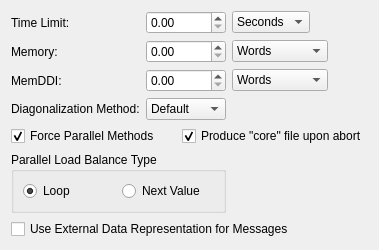
         <widget class="QWidget" name="systemWidget">
          <layout class="QGridLayout">
           <item row="0" column="2">
            <layout class="QHBoxLayout">
             <item>
              <widget class="QComboBox" name="systemTimeCombo">
               <item>
                <property name="text">
                 <string>Seconds</string>
                </property>
               </item>
               <item>
                <property name="text">
                 <string>Minutes</string>
                </property>
               </item>
               <item>
                <property name="text">
                 <string>Hours</string>
                </property>
               </item>
               <item>
                <property name="text">
                 <string>Days</string>
                </property>
               </item>
               <item>
                <property name="text">
                 <string>Weeks</string>
                </property>
               </item>
               <item>
                <property name="text">
                 <string>Years</string>
                </property>
               </item>
               <item>
                <property name="text">
                 <string>Millenia</string>
                </property>
               </item>
              </widget>
             </item>
             <item>
              <spacer>
               <property name="orientation">
                <enum>Qt::Horizontal</enum>
               </property>
               <property name="sizeType">
                <enum>QSizePolicy::MinimumExpanding</enum>
               </property>
               <property name="sizeHint" stdset="0">
                <size>
                 <width>40</width>
                 <height>20</height>
                </size>
               </property>
              </spacer>
             </item>
            </layout>
           </item>
           <item row="1" column="2">
            <layout class="QHBoxLayout">
             <item>
              <widget class="QComboBox" name="systemMemoryCombo">
               <item>
                <property name="text">
                 <string>Words</string>
                </property>
               </item>
               <item>
                <property name="text">
                 <string>Bytes</string>
                </property>
               </item>
               <item>
                <property name="text">
                 <string>MegaWords</string>
                </property>
               </item>
               <item>
                <property name="text">
                 <string>MegaBytes</string>
                </property>
               </item>
              </widget>
             </item>
             <item>
              <spacer>
               <property name="orientation">
                <enum>Qt::Horizontal</enum>
               </property>
               <property name="sizeType">
                <enum>QSizePolicy::MinimumExpanding</enum>
               </property>
               <property name="sizeHint" stdset="0">
                <size>
                 <width>40</width>
                 <height>20</height>
                </size>
               </property>
              </spacer>
             </item>
            </layout>
           </item>
           <item row="2" column="2">
            <layout class="QHBoxLayout">
             <item>
              <widget class="QComboBox" name="systemDDICombo">
               <item>
                <property name="text">
                 <string>Words</string>
                </property>
               </item>
               <item>
                <property name="text">
                 <string>Bytes</string>
                </property>
               </item>
               <item>
                <property name="text">
                 <string>MegaWords</string>
                </property>
               </item>
               <item>
                <property name="text">
                 <string>MegaBytes</string>
                </property>
               </item>
              </widget>
             </item>
             <item>
              <spacer>
               <property name="orientation">
                <enum>Qt::Horizontal</enum>
               </property>
               <property name="sizeType">
                <enum>QSizePolicy::MinimumExpanding</enum>
               </property>
               <property name="sizeHint" stdset="0">
                <size>
                 <width>40</width>
                 <height>20</height>
                </size>
               </property>
              </spacer>
             </item>
            </layout>
           </item>
           <item row="4" column="0" colspan="3">
            <layout class="QHBoxLayout">
             <item>
              <widget class="QCheckBox" name="systemForceCheck">
               <property name="text">
                <string>Force Parallel Methods</string>
               </property>
               <property name="checked">
                <bool>true</bool>
               </property>
              </widget>
             </item>
             <item>
              <spacer>
               <property name="orientation">
                <enum>Qt::Horizontal</enum>
               </property>
               <property name="sizeHint" stdset="0">
                <size>
                 <width>16</width>
                 <height>20</height>
                </size>
               </property>
              </spacer>
             </item>
             <item>
              <widget class="QCheckBox" name="systemCoreCheck">
               <property name="text">
                <string>Produce &quot;core&quot; file upon abort</string>
               </property>
               <property name="checked">
                <bool>true</bool>
               </property>
              </widget>
             </item>
            </layout>
           </item>
           <item row="3" column="1">
            <widget class="QComboBox" name="systemDiagonalizationCombo">
             <item>
              <property name="text">
               <string>Default</string>
              </property>
             </item>
             <item>
              <property name="text">
               <string>EVVRSP</string>
              </property>
             </item>
             <item>
              <property name="text">
               <string>GIVEIS</string>
              </property>
             </item>
             <item>
              <property name="text">
               <string>JACOBI</string>
              </property>
             </item>
            </widget>
           </item>
           <item row="0" column="0">
            <widget class="QLabel" name="label_36">
             <property name="text">
              <string>Time Limit:</string>
             </property>
            </widget>
           </item>
           <item row="2" column="0">
            <widget class="QLabel" name="label_38">
             <property name="text">
              <string>MemDDI:</string>
             </property>
            </widget>
           </item>
           <item row="1" column="0">
            <widget class="QLabel" name="label_37">
             <property name="text">
              <string>Memory:</string>
             </property>
            </widget>
           </item>
           <item row="3" column="0">
            <widget class="QLabel" name="label_39">
             <property name="text">
              <string>Diagonalization Method:</string>
             </property>
            </widget>
           </item>
           <item row="5" column="0" colspan="2">
            <widget class="QGroupBox" name="systemParallelGroup">
             <property name="title">
              <string>Parallel Load Balance Type</string>
             </property>
             <layout class="QHBoxLayout">
              <item>
               <widget class="QRadioButton" name="systemLoopRadio">
                <property name="text">
                 <string>Loop</string>
                </property>
                <property name="checked">
                 <bool>true</bool>
                </property>
               </widget>
              </item>
              <item>
               <widget class="QRadioButton" name="systemNextRadio">
                <property name="text">
                 <string>Next Value</string>
                </property>
               </widget>
              </item>
             </layout>
            </widget>
           </item>
           <item row="6" column="0" colspan="3">
            <widget class="QCheckBox" name="systemExternalCheck">
             <property name="text">
              <string>Use External Data Representation for Messages</string>
             </property>
            </widget>
           </item>
           <item row="7" column="1">
            <spacer>
             <property name="orientation">
              <enum>Qt::Horizontal</enum>
             </property>
             <property name="sizeHint" stdset="0">
              <size>
               <width>40</width>
               <height>0</height>
              </size>
             </property>
            </spacer>
           </item>
           <item row="2" column="1">
            <widget class="QDoubleSpinBox" name="systemDDIDouble"/>
           </item>
           <item row="1" column="1">
            <widget class="QDoubleSpinBox" name="systemMemoryDouble"/>
           </item>
           <item row="0" column="1">
            <widget class="QDoubleSpinBox" name="systemTimeDouble"/>
           </item>
           <item row="7" column="0">
            <spacer>
             <property name="orientation">
              <enum>Qt::Vertical</enum>
             </property>
             <property name="sizeHint" stdset="0">
              <size>
               <width>20</width>
               <height>0</height>
              </size>
             </property>
            </spacer>
           </item>
          </layout>
         </widget>
